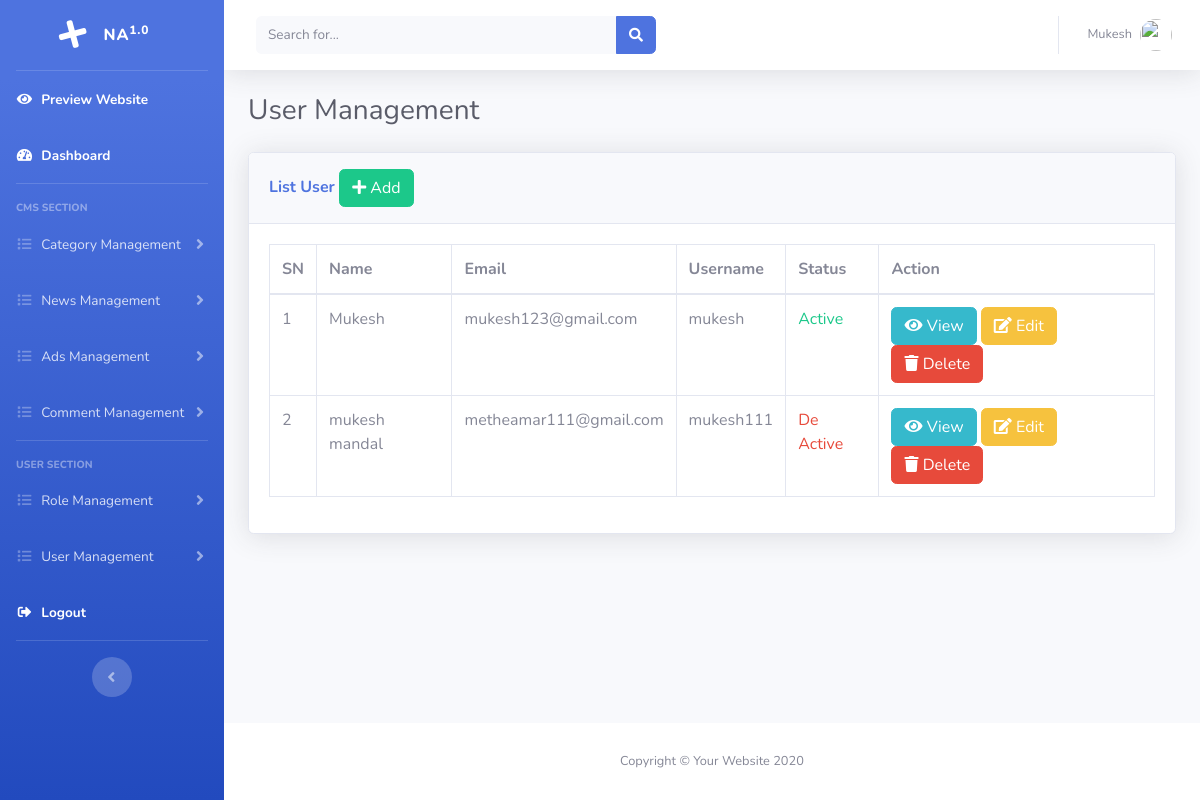
Page /admin/list_user.php (signed in) on the committed database.
### tables this page shows
CREATE TABLE `tbl_users` (
  `id` int(11) NOT NULL,
  `name` varchar(25) NOT NULL,
  `email` varchar(25) NOT NULL,
  `username` varchar(25) NOT NULL,
  `password` varchar(25) NOT NULL,
  `last_login` date DEFAULT NULL,
  `image` varchar(600) DEFAULT NULL,
  `status` tinyint(4) NOT NULL DEFAULT 0,
  `role_id` int(11) NOT NULL
);

### admin/object.php (called while the page is built, shortened)
<?php
require_once "libs/user.class.php";
$user = new user();
?>

### admin/libs/user.class.php (called while the page is built, shortened)
<?php
require_once "common.class.php";
class user extends common{
	function lists(){
		$sql = "select * from tbl_users";
		return $this->select($sql);
	}
}
?>

### admin/libs/common.class.php (called while the page is built, shortened)
<?php
abstract class common{
    protected $connection;
	function connect(){
		$this->connection = new mysqli('localhost','root','','news_capsule');
	}
	function select($query){
		$result = $this->connection->query($query);
		$data = [];
		if ($result->num_rows > 0 ){
			while ($d = $result->fetch_object()){
				array_push($data,$d);
			}
		}
		return $data;
	}
}
?>

### admin/list_user.php (the view, shortened to what this page needs)
<?php
require_once "header.php";
$data = $user->lists();
?>
          <h1 class="h3 mb-4 text-gray-800">User Management</h1>
          <div class="row">
	<div class="col-lg-12">
		<div class="card shadow mb-4">
			<div class="card-header py-3">
				<h6 class="m-0 font-weight-bold text-primary">List User
					<a href="add_user.php" class="btn btn-success"><i class="fas fa-plus"></i> Add</a>
				</h6>
			</div>
			<div class="card-body">
				<table class="table table-bordered">
					<thead>
						<tr>
							<th>SN</th>
							<th>Name</th>
							<th>Email</th>
							<th>Username</th>
							<th>Status</th>
							<th>Action</th>
						</tr>
					</thead>
					<tbody>
						<?php foreach($data as $sn => $d){ ?>
						<tr>
							<td><?php echo $sn+1; ?></td>
							<td><?php echo $d->name ?></td>
							<td><?php echo $d->email ?></td>
							<td><?php echo $d->username ?></td>
							<td>
								<?php if($d->status){ ?>
									<label class="text text-success">Active</label>
								<?php } else{ ?>
									<label class="text text-danger">De Active</label>
								<?php } ?>
							</td>
							<td>
								<a href="view_user.php?id=<?php echo $d->id ?>" class="btn btn-info"><i class="fas fa-eye"></i> View</a>
								<a href="edit_user.php" class="btn btn-warning"><i class="fas fa-edit"></i> Edit</a>
								<a href="delete_user.php?id=<?php echo $d->id ?>" class="btn btn-danger" onclick="return confirm('are you sure to delete?')"><i class="fas fa-trash"></i> Delete</a>
							</td>
						</tr>
						<?php } ?>
					</tbody>
				</table>
			</div>
		</div>
	</div>
</div>
<?php require_once "footer.php"; ?>

### rows in the picture
tbl_users: name "Mukesh", email "mukesh123@gmail.com", username "mukesh", status "Active"
tbl_users: name "mukesh mandal", email "metheamar111@gmail.com", username "mukesh111", status "De Active"

### other values in the picture
$_SESSION['name'] "Mukesh"
